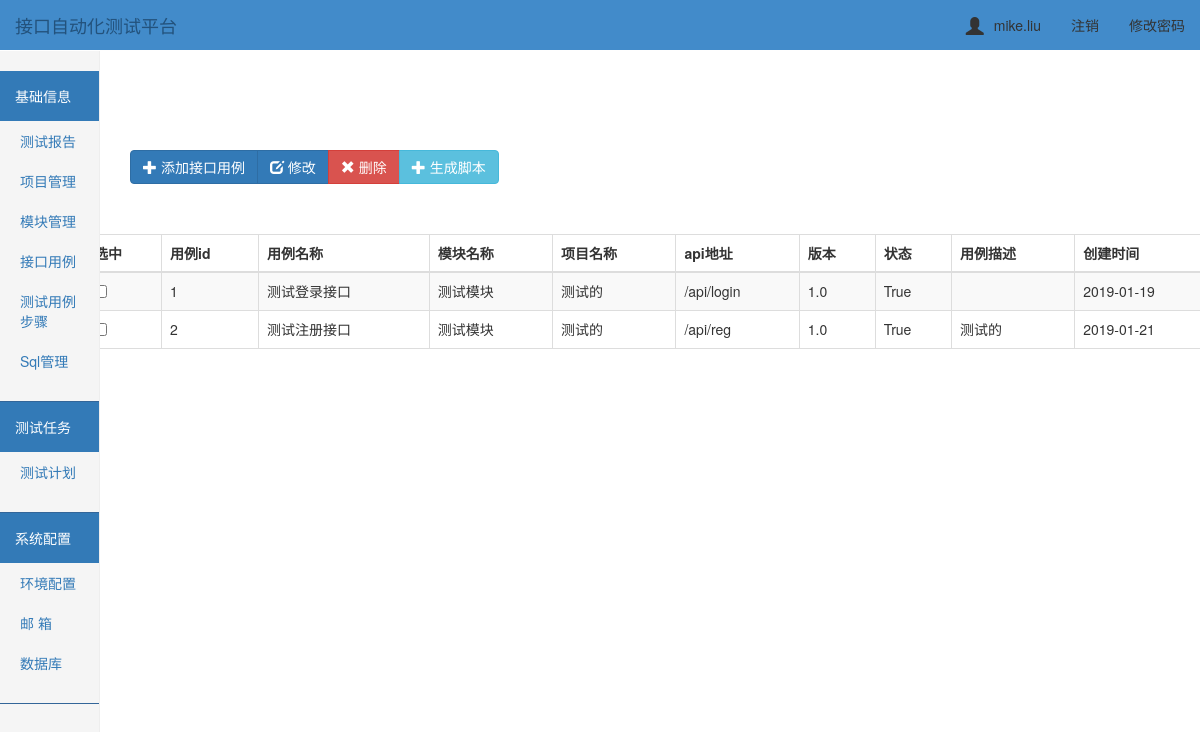
The page /api_case/ (signed in) on the database as committed earlier.
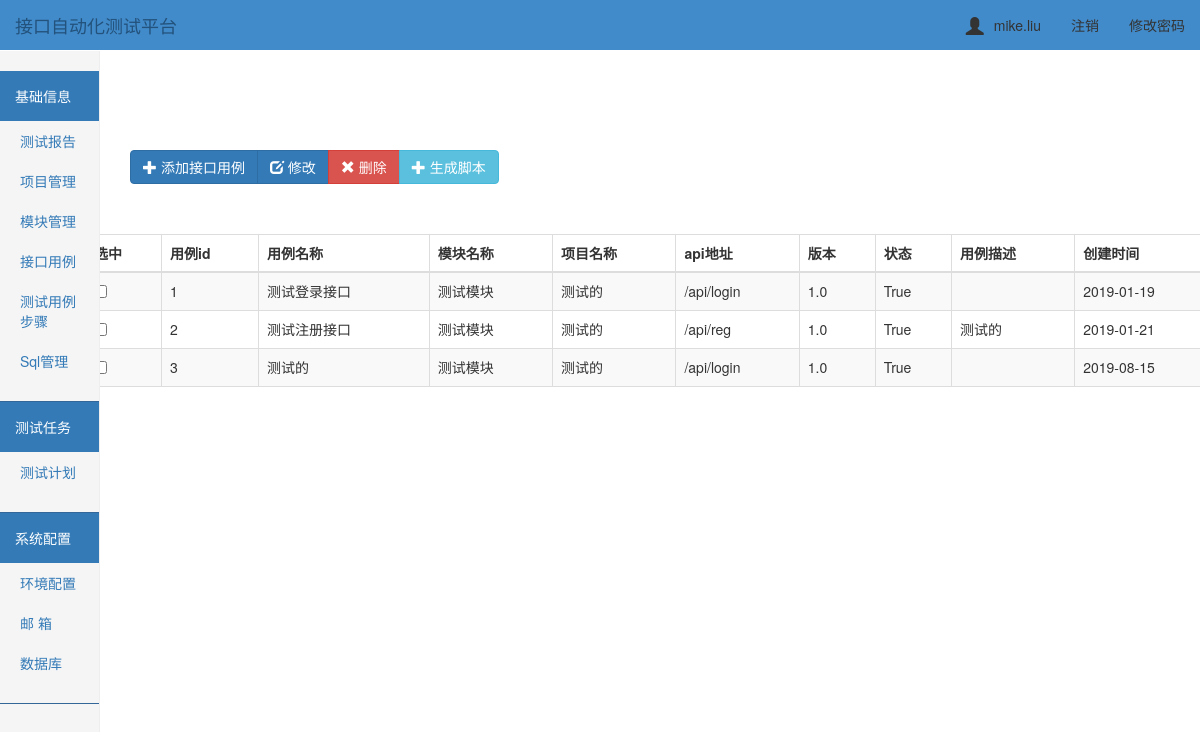
The same page on the database as committed later.
### ApiTest/models.py (models this page shows, shortened)
class TestCase(models.Model):
    case_id = models.AutoField(primary_key=True, null=False)
    case_name = models.CharField('用例名称', max_length=64)
    api = models.CharField('接口url地址', max_length=128)
    status = models.BooleanField()
    case_weights = models.CharField('用例优先级', max_length=32)
    version = models.CharField('接口版本', max_length=32)
    modules = models.ForeignKey('Modules', on_delete=models.CASCADE)
    project = models.ForeignKey('Project', on_delete=models.CASCADE)
    case_desc = models.CharField('用例描述', max_length=256)
    create_time = models.DateTimeField('创建时间', auto_now=True)  # 创建时间
    update_time = models.DateTimeField('更新时间', auto_now=True)

class Modules(models.Model):
    project = models.ForeignKey(Project, on_delete=models.CASCADE)      # 关联项目表id
    modules_name = models.CharField('模块名称', max_length=32)
    testers = models.CharField('测试负责人', max_length=256)  # 项目负责人
    developer = models.CharField('开发负责人', max_length=256)
    status = models.BooleanField()
    modules_desc = models.CharField('模块描述', max_length=256)
    create_time = models.DateTimeField('创建时间', auto_now=True)  # 创建时间
    def __str__(self):
        return self.modules_name

class Project(models.Model):
    prj_id = models.AutoField(primary_key=True, null=False)
    prj_name = models.CharField('项目名称', max_length=64)  # 项目名称
    prj_desc = models.CharField('项目描述', max_length=256)  # 项目描述
    testers = models.CharField('测试负责人', max_length=256)  # 项目负责人
    developer = models.CharField('开发负责人', max_length=256)
    status = models.BooleanField()
    create_time = models.DateTimeField('创建时间', auto_now=True)  # 创建时间
    class Meta:
        verbose_name = '项目管理'
        verbose_name_plural = '项目管理'
    def __str__(self):
        return self.prj_name

### ApiTest/views.py (the view)
# urls.py: url(r'^api_case/$', views.api_case),
@login_required
def api_case(request):
    module_list = Modules.objects.filter().all()
    project_list = Project.objects.filter().all()
    case_list = TestCase.objects.filter().all()
    return render(request, "api_case/index.html", {"case_list": case_list, "module_list": module_list, "project_list": project_list})

### templates/api_case/index.html (shortened to what this page needs)
{% extends "../base.html" %}
{% block add %}
<div class="btn-toolbar" role="toolbar">
  <div class="btn-group" style="padding-top: 100px;left: 100px">
    <button id="add_case" class="btn btn-primary " data-toggle="modal" data-target="#addmyModal">
        <span class="glyphicon glyphicon-plus" aria-hidden="true"></span> 添加接口用例
    </button>
    <button id="edit_case" class="btn btn-primary" data-toggle="modal" data-target="#">
        <span class="glyphicon glyphicon-edit" aria-hidden="true"></span> 修改
    </button>
      <button id="del_case" type="onclick" class="btn btn-danger ">
            <span class="glyphicon glyphicon-remove" aria-hidden="true"></span> 删除
        </button>
         <button id="btn_make" class="btn btn-info" data-toggle="modal" data-target="#maketaskmyModal">
            <span class="glyphicon glyphicon-plus" aria-hidden="true"></span> 生成脚本
        </button>
  </div>
</div>
<div class="container">
        <div class="row">
            <div class="col-md-12">
                <table id= "table" class="table table-striped table-bordered">
                    <thead>
                        <tr>
                            <th>选中</th>
                            <th>用例id</th>
                            <th>用例名称</th>
                            <th>模块名称</th>
                            <th>项目名称</th>
                            <th>api地址</th>
                            <th>版本</th>
                            <th>状态</th>
                            <th>用例描述</th>
                            <th>创建时间</th>
                        </tr>
                    </thead>
                    <tbody>
                        {% for case_obj in case_list %}
                                <tr>
                                    <td id="che1"><input type="checkbox"/></td>
                                    <td>{{ case_obj.case_id}}</td>
                                    <td>{{ case_obj.case_name }}</td>
                                    <td>{{ case_obj.modules }}</td>
                                    <td>{{ case_obj.project }}</td>
                                    <td>{{ case_obj.api }}</td>
                                    <td>{{ case_obj.version }}</td>
                                    <td>{{ case_obj.status }}</td>
                                    <td>{{ case_obj.case_desc }}</td>
                                    <td>{{ case_obj.create_time|date:'Y-m-d' }}</td>
                                </tr>
                        {% endfor %}
                    </tbody>
                </table>
            </div>
        </div>
    </div>
{% endblock %}

Rows that differ between the two databases and show on the page:
added TestCase: case_id "3", case_name "测试的", modules "测试模块", project "测试的", api "/api/login", version "1.0", status "True", create_time "2019-08-15"
